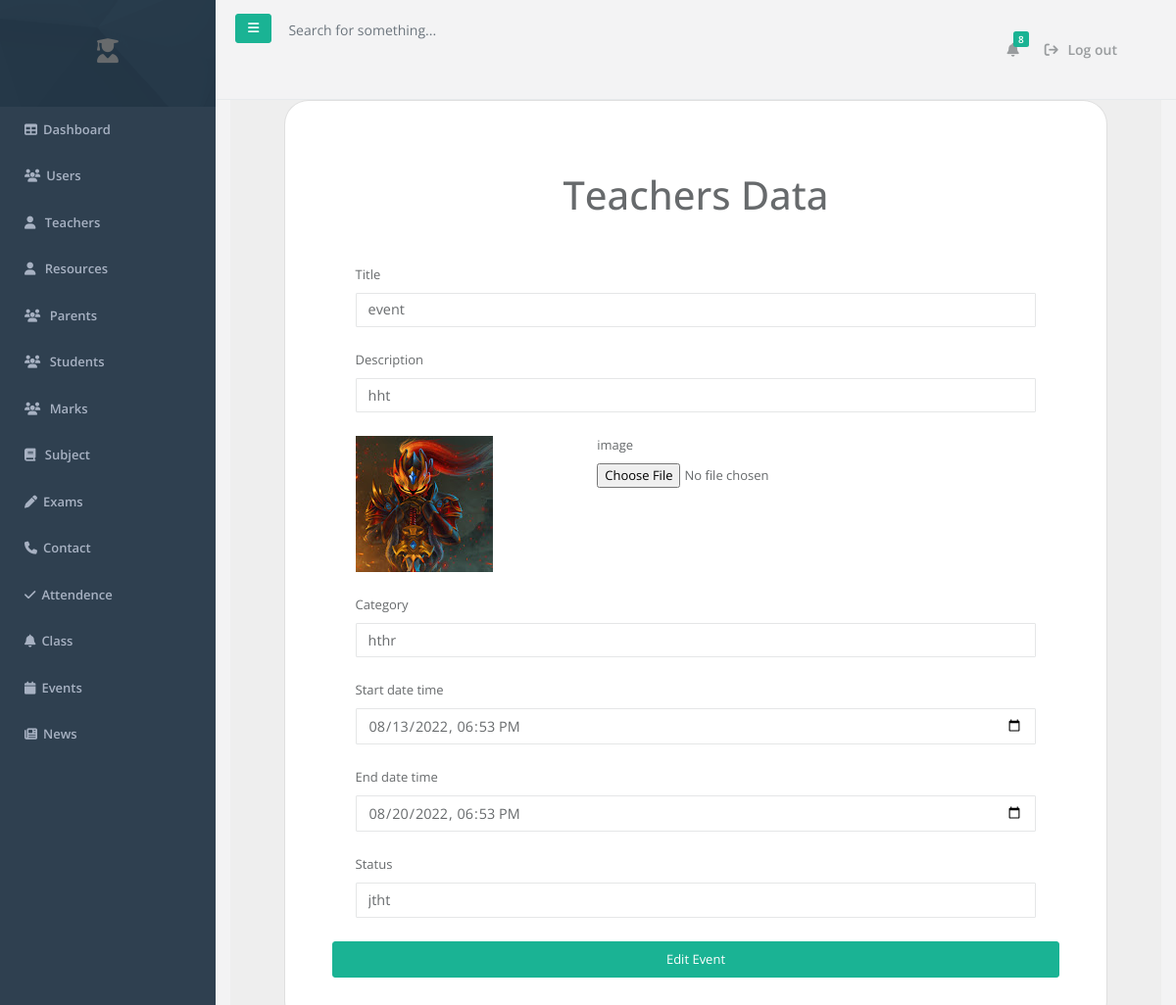
Screenshot of /dashboard/events/edit.php?id=2 with the database file from the repository.
### tables this page shows
CREATE TABLE `events` (
  `id` int(11) NOT NULL,
  `title` varchar(255) NOT NULL,
  `description` text NOT NULL,
  `image` varchar(255) NOT NULL,
  `category` varchar(250) NOT NULL,
  `start_date_time` datetime NOT NULL,
  `end_date_time` datetime NOT NULL,
  `status` varchar(10) NOT NULL DEFAULT 'Active'
);

### dashboard/events/edit.php (the view, shortened to what this page needs)
<?php
include "../sidebar_header.php";
include "../database.php";
    if(isset($_GET['id'])){
      $link = $db->query("select *from events where id =" . $_GET['id']);
      $data = $link->fetch_assoc();
    }else{
      echo "something went wrong";
    }
?>
<section class="vh-100" style="background-color: #eee;">
  <div class="container h-100">
    <div class="row d-flex justify-content-center align-items-center h-100">
      <div class="col-lg-12 col-xl-11">
        <div class="card text-black" style="border-radius: 25px;">
          <div class="card-body p-md-5">
            <p class="text-center h1 fw-bold mb-5 mx-1 mx-md-4 mt-4">Teachers Data</p>
            <div class="row justify-content-center">
              <div class="col-md-12 col-lg-12 col-xl-12 order-2 ">
                <form class="mx-1 mx-md-4" action="edit.php" method="post" enctype="multipart/form-data">
                  <div class="d-flex flex-row align-items-center mb-4">
                    <div class="form-outline flex-fill mb-0">
                      <label class="form-label" for="form3Example1c">Title</label>
                      <input type="text" id="form3Example1c" value="<?php echo $data['title']  ?>" name="title"  class="form-control" required/>
                    </div>
                  </div>
                  <div class="d-flex flex-row align-items-center mb-4">
                    <div class="form-outline flex-fill mb-0">
                      <label class="form-label" for="form3Example3c">Description</label>
                      <input type="text" id="form3Example3c" value="<?php echo $data['description']  ?>" name="description"  class="form-control" required/>
                    </div>
                  </div>
                  <div class="d-flex flex-row align-items-center mb-4">
                    <div class="row">
                      <div class="col-md-6">
                        <img class="img-fluid" src="<?php echo $url.'events/images/'.$data['image']?>" alt="">
                      </div>
                      <div class="col-md-6">
                        <div class="form-outline flex-fill mb-0">
                            <label class="form-label" for="form3Example3c">image</label>
                            <input type="file" id="form3Example3c" value="<?php echo $data['image']  ?>" name="image"  />
                          </div>
                        </div>
                      </div>
                    </div>
                  <div class="d-flex flex-row align-items-center mb-4">
                      <div class="form-outline flex-fill mb-0">
                        <label class="form-label" for="form3Example3c">Category</label>
                        <input type="text" id="form3Example3c" value="<?php echo $data['category']  ?>"  name="category" class="form-control" required/>
                    </div>
                  </div>
                  <div class="d-flex flex-row align-items-center mb-4">
                    <div class="form-outline flex-fill mb-0">
                      <label class="form-label" for="form3Example3c">Start date time</label>
                      <input type="datetime-local" id="form3Example3c" value="<?php echo $data['start_date_time']  ?>"  name="start_date_time" class="form-control" />
                    </div>
                  </div>
                  <div class="d-flex flex-row align-items-center mb-4">
                    <div class="form-outline flex-fill mb-0">
                      <label class="form-label" for="form3Example3c">End date time</label>
                      <input type="datetime-local" id="form3Example3c" value="<?php echo $data['end_date_time']  ?>"  name="end_date_time" class="form-control" />
                    </div>
                  </div>
                  <div class="d-flex flex-row align-items-center mb-4">
                    <div class="form-outline flex-fill mb-0">
                      <label class="form-label" for="form3Example3c">Status</label>
                      <input type="text" id="form3Example3c" value="<?php echo $data['status']  ?>"  name="status" class="form-control" required/>
                    </div>
                  </div>
              </div>
            </div>
            <input type="submit" name="eventsedit" value="Edit Event" class="btn btn-block btn-primary btn-lg px-5" />
          </div>
    </div>
</div>
</div>
</div>
</div>

### rows the page displays
events: title "event", description "hht", image (picture), category "hthr", start_date_time "08/13/2022 18:53", end_date_time "08/20/2022 18:53", status "jtht"
